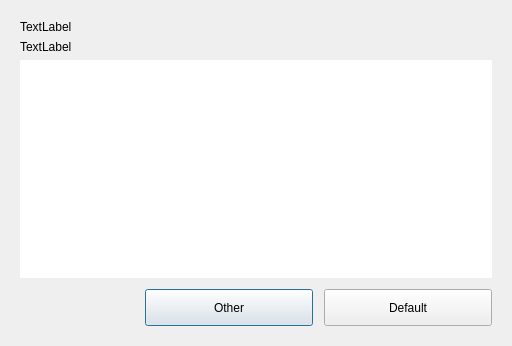
<?xml version="1.0" encoding="UTF-8"?>
<ui version="4.0">
 <class>Dialog</class>
 <widget class="QDialog" name="Dialog">
  <property name="geometry">
   <rect>
    <x>0</x>
    <y>0</y>
    <width>512</width>
    <height>346</height>
   </rect>
  </property>
  <property name="windowTitle">
   <string>Dialog</string>
  </property>
  <layout class="QVBoxLayout" name="verticalLayout_2">
   <item>
    <widget class="QFrame" name="frContainer">
     <property name="frameShape">
      <enum>QFrame::NoFrame</enum>
     </property>
     <property name="frameShadow">
      <enum>QFrame::Raised</enum>
     </property>
     <layout class="QVBoxLayout" name="verticalLayout">
      <item>
       <widget class="QLabel" name="lblTitle">
        <property name="text">
         <string>TextLabel</string>
        </property>
       </widget>
      </item>
      <item>
       <widget class="QLabel" name="lblMessage">
        <property name="text">
         <string>TextLabel</string>
        </property>
       </widget>
      </item>
      <item>
       <widget class="QTextEdit" name="txtMessage">
        <property name="frameShape">
         <enum>QFrame::NoFrame</enum>
        </property>
        <property name="frameShadow">
         <enum>QFrame::Plain</enum>
        </property>
        <property name="undoRedoEnabled">
         <bool>false</bool>
        </property>
        <property name="acceptRichText">
         <bool>false</bool>
        </property>
       </widget>
      </item>
      <item>
       <layout class="QHBoxLayout" name="DialogButtons">
        <property name="topMargin">
         <number>5</number>
        </property>
        <item>
         <spacer name="ButtonAlignSpacer">
          <property name="orientation">
           <enum>Qt::Horizontal</enum>
          </property>
          <property name="sizeHint" stdset="0">
           <size>
            <width>40</width>
            <height>20</height>
           </size>
          </property>
         </spacer>
        </item>
        <item>
         <widget class="QPushButton" name="btnCancel">
          <property name="enabled">
           <bool>true</bool>
          </property>
          <property name="minimumSize">
           <size>
            <width>168</width>
            <height>37</height>
           </size>
          </property>
          <property name="maximumSize">
           <size>
            <width>168</width>
            <height>37</height>
           </size>
          </property>
          <property name="text">
           <string>Other</string>
          </property>
          <property name="default">
           <bool>false</bool>
          </property>
         </widget>
        </item>
        <item>
         <spacer name="ButtonsSpacer">
          <property name="orientation">
           <enum>Qt::Horizontal</enum>
          </property>
          <property name="sizeType">
           <enum>QSizePolicy::Fixed</enum>
          </property>
          <property name="sizeHint" stdset="0">
           <size>
            <width>5</width>
            <height>20</height>
           </size>
          </property>
         </spacer>
        </item>
        <item>
         <widget class="QPushButton" name="btnOK">
          <property name="enabled">
           <bool>true</bool>
          </property>
          <property name="minimumSize">
           <size>
            <width>168</width>
            <height>37</height>
           </size>
          </property>
          <property name="maximumSize">
           <size>
            <width>168</width>
            <height>37</height>
           </size>
          </property>
          <property name="text">
           <string>Default</string>
          </property>
          <property name="default">
           <bool>false</bool>
          </property>
         </widget>
        </item>
       </layout>
      </item>
     </layout>
    </widget>
   </item>
  </layout>
 </widget>
 <resources/>
 <connections/>
</ui>
